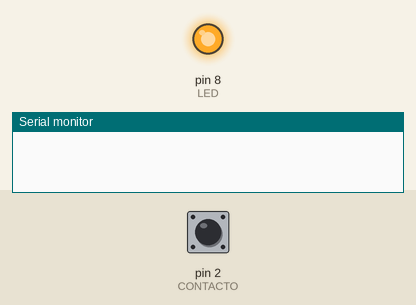
A sketch run on a simulated Arduino Uno, built with avr-gcc and run on an emulated ATmega328P. Shown: output pins drawn as LEDs (lit = HIGH), the last lines printed to the serial monitor. The inputs (shaded band) are chosen by the test bench; at power-on: pin 2 (CONTACTO) HIGH.

Above: at 1.2 s.
1.3 s: pin 2 (CONTACTO) pulled LOW for 0.15 s
At 1.4 s:
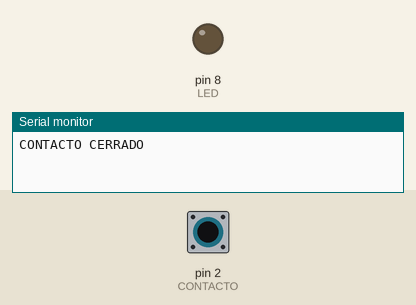
2.9 s: pin 2 (CONTACTO) pulled LOW for 3.2 s
At 7.4 s:
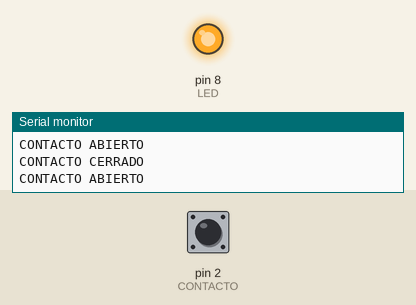
Timing chart, 0 to 8.9 s (numbered marks = the images above; inputs shaded):
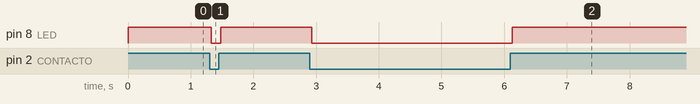

Measured:
- after the input at 1.3 s, pin 8 (LED): HIGH → LOW at once, → HIGH 0.15 s later
- after the input at 2.9 s, pin 8 (LED): HIGH → LOW at once, → HIGH 3.2 s later

The sketch:

contacto_reed.ino
```cpp
#include "Logica.h"
#include <Arduino.h>
const byte CONTACTO = 2, LED = 8;
Curso::Boton entrada;
bool estadoAnterior = true;
void setup() {
  Serial.begin(115200);
  pinMode(CONTACTO, INPUT_PULLUP);
  pinMode(LED, OUTPUT);
}
void loop() {
  entrada.actualizar(digitalRead(CONTACTO), millis());
  bool abierto = entrada.estable;
  digitalWrite(LED, abierto);
  if (abierto != estadoAnterior) {
    estadoAnterior = abierto;
    Serial.println(abierto ? F("CONTACTO ABIERTO") : F("CONTACTO CERRADO"));
  }
}
```

Logica.h
```cpp
#pragma once
#include <math.h>
#include <stdint.h>
namespace Curso {
inline bool transcurrido(uint32_t ahora, uint32_t antes, uint32_t periodo) {
  return uint32_t(ahora - antes) >= periodo;
}
inline uint8_t pwmDesdeAdc(uint16_t raw) {
  if (raw > 1023)
    raw = 1023;
  return (uint32_t(raw) * 255) / 1023;
}
inline bool temperaturaTmp36(uint16_t raw, float referencia, float &t) {
  if (raw > 1023 || !isfinite(referencia) || referencia <= 0)
    return false;
  t = ((raw + 0.5f) * referencia / 1024.0f - 0.5f) * 100.0f;
  return isfinite(t) && t >= -40 && t <= 125;
}
inline bool distanciaCm(uint32_t tiempo, float &cm) {
  if (!tiempo)
    return false;
  cm = tiempo * 0.0343f / 2.0f;
  return cm >= 2 && cm <= 400;
}
inline bool histeresisAlta(float valor, bool anterior, float alto, float bajo) {
  return anterior ? valor > bajo : valor >= alto;
}
struct Boton {
  bool crudo = true, estable = true;
  uint32_t cambio = 0;
  bool actualizar(bool nivel, uint32_t ahora) {
    if (nivel != crudo) {
      crudo = nivel;
      cambio = ahora;
    }
    if (crudo != estable && transcurrido(ahora, cambio, 30)) {
      estable = crudo;
      return !estable;
    }
    return false;
  }
};
} // namespace Curso
```
